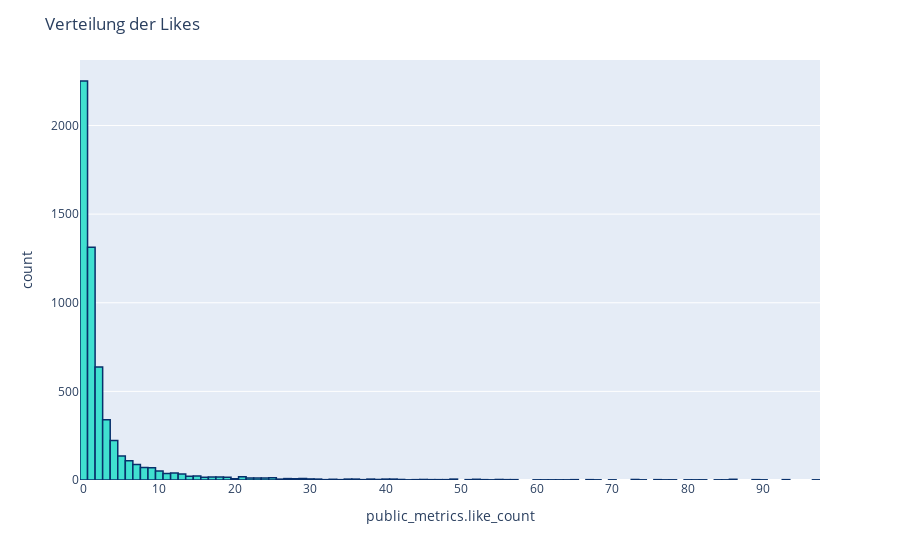

Write notebook code for a chart like this one.
### Markdown cell above
Um einen groben Überblick über die Verteilung der Likes zu bekommen, wird hier ein Histogramm gezeichnet.

### Code cell
# Importsimport matplotlib.pyplot as plt
import seaborn as sns
color = sns.color_palette()
%matplotlib inline
import plotly.offline as py
py.init_notebook_mode(connected=True)
import plotly.graph_objs as go
import plotly.tools as tls
import plotly.express as px
# Product Scores
fig = px.histogram(df_selected[df_selected['public_metrics.like_count']<101], x="public_metrics.like_count")
fig.update_traces(marker_color="turquoise",marker_line_color='rgb(8,48,107)',
                  marker_line_width=1.5)
fig.update_layout(title_text='Verteilung der Likes')
fig.show()

### Figure 1 — Plotly figure (JSON) as saved in the notebook; plotly's stock layout.template omitted (floating-point values rounded to 4 significant figures; data arrays with more than 128 entries replaced by an {"elided": "..."} marker saying what was removed)
{"data": [{"alignmentgroup": "True", "bingroup": "x", "hovertemplate": "public_metrics.like_count=%{x}<br>count=%{y}<extra></extra>", "legendgroup": "", "marker": {"color": "turquoise", "line": {"color": "rgb(8,48,107)", "width": 1.5}, "pattern": {"shape": ""}}, "name": "", "offsetgroup": "", "orientation": "v", "showlegend": false, "type": "histogram", "x": {"elided": "5725 int values"}, "xaxis": "x", "yaxis": "y"}], "layout": {"barmode": "relative", "legend": {"tracegroupgap": 0}, "margin": {"t": 60}, "title": {"text": "Verteilung der Likes"}, "xaxis": {"anchor": "y", "domain": [0, 1], "title": {"text": "public_metrics.like_count"}}, "yaxis": {"anchor": "x", "domain": [0, 1], "title": {"text": "count"}}}}
